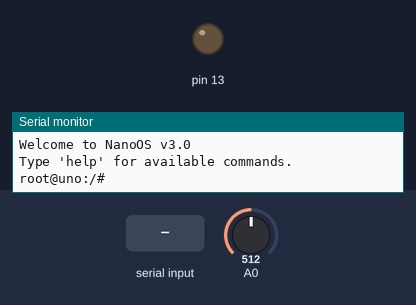
The sketch below on a simulated Arduino Uno, built with avr-gcc and run on an emulated ATmega328P. Parts: output pins drawn as LEDs (lit = HIGH), the last lines printed to the serial monitor. The inputs (shaded band) are chosen by the test bench; at power-on: A0 = 512.

Above: at 0.1 s.
At 1.2 s:
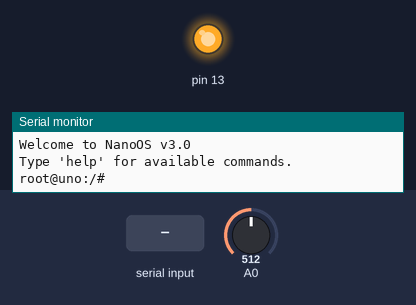
1.3 s: "kill\n" received over Serial
At 1.9 s:
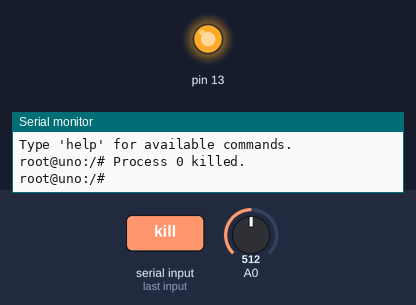
2.8 s: A0 set to 785
4.3 s: A0 set to 811
Timing chart, 0 to 7.3 s (numbered marks = the images above; inputs shaded):
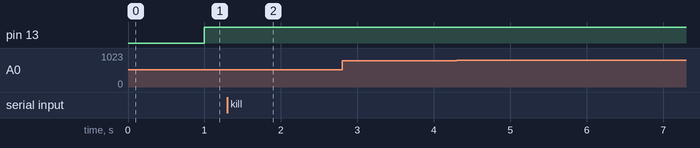

The sketch:

NanoOS_V3.0.ino
```cpp
/*
  NanoOS v3.0 - Advanced Shell & Process Control
  Arquitectura: Kernel Monolítico (Simulado)
*/

// --- 1. KERNEL & GESTIÓN DE MEMORIA ---

// Función mágica para calcular memoria RAM libre
int freeRam() {
  extern int __heap_start, *__brkval;
  int v;
  return (int) &v - (__brkval == 0 ? (int) &__heap_start : (int) __brkval);
}

struct Process {
  String name;              // Nombre del proceso
  void (*function)();       // Puntero a la función
  unsigned long interval;   // Intervalo de ejecución (ms)
  unsigned long lastRun;    // Última ejecución
  bool active;              // Estado (Running/Stopped)
};

const int MAX_PIDS = 3;
Process processTable[MAX_PIDS];

// --- 2. PROCESOS DEL SISTEMA (USER SPACE) ---

// PID 0: System Heartbeat (Led interno)
void proc_blink() {
  static bool s = false;
  s = !s;
  digitalWrite(13, s);
}

// PID 1: Logger (Simula un servicio de registro)
void proc_logger() {
  // Solo imprime un punto para no ensuciar, a menos que activemos verbose
  // Serial.print(".");
}

// PID 2: Sensor Watchdog (Simula lectura de datos)
void proc_sensor() {
  int val = analogRead(A0);
  if (val > 800) Serial.println("\n[ALERT] Sensor A0 alto!");
}

// --- 3. SHELL & COMANDOS (CLI) ---

void printPrompt() {
  Serial.print("root@uno:/# ");
}

// Ayuda para separar comando de argumentos
String getArg(String data, int index) {
  int found = 0;
  int strIndex[] = {0, -1};
  int maxIndex = data.length() - 1;

  for (int i = 0; i <= maxIndex && found <= index; i++) {
    if (data.charAt(i) == ' ' || i == maxIndex) {
      found++;
      strIndex[0] = strIndex[1] + 1;
      strIndex[1] = (i == maxIndex) ? i + 1 : i;
    }
  }
  return found > index ? data.substring(strIndex[0], strIndex[1]) : "";
}

void executeCommand(String input) {
  input.trim();
  String cmd = getArg(input, 0);
  String arg1 = getArg(input, 1);
  String arg2 = getArg(input, 2);

  if (cmd == "help") {
    Serial.println(F("--- NanoOS v3.0 Commands ---"));
    Serial.println(F(" ps         : Lista procesos (PID, Nombre, Estado)"));
    Serial.println(F(" kill [pid] : Detiene un proceso"));
    Serial.println(F(" start [pid]: Inicia un proceso"));
    Serial.println(F(" nice [pid] [ms] : Cambia intervalo de ejecucion"));
    Serial.println(F(" mem        : Muestra RAM libre"));
    Serial.println(F(" gpio [pin] [0/1]: Escribe en pin digital"));
    Serial.println(F(" adc [pin]  : Lee pin analogico (0-5)"));
    Serial.println(F(" reboot     : Reinicia el sistema"));
  }
  else if (cmd == "ps") {
    Serial.println(F("PID\tNAME\t\tINTERVAL\tSTATUS"));
    for (int i = 0; i < MAX_PIDS; i++) {
      Serial.print(i);
      Serial.print("\t");
      Serial.print(processTable[i].name);
      Serial.print("\t\t");
      Serial.print(processTable[i].interval);
      Serial.print("ms\t\t");
      Serial.println(processTable[i].active ? "RUNNING" : "STOPPED");
    }
  }
  else if (cmd == "kill") {
    int pid = arg1.toInt();
    if (pid >= 0 && pid < MAX_PIDS) {
      processTable[pid].active = false;
      Serial.println("Process " + String(pid) + " killed.");
    } else Serial.println("Error: PID invalido");
  }
  else if (cmd == "start") {
    int pid = arg1.toInt();
    if (pid >= 0 && pid < MAX_PIDS) {
      processTable[pid].active = true;
      Serial.println("Process " + String(pid) + " started.");
    } else Serial.println("Error: PID invalido");
  }
  else if (cmd == "nice") { // Cambiar prioridad/velocidad
    int pid = arg1.toInt();
    int interval = arg2.toInt();
    if (pid >= 0 && pid < MAX_PIDS && interval > 0) {
      processTable[pid].interval = interval;
      Serial.println("Priority changed for PID " + String(pid));
    }
  }
  else if (cmd == "mem") {
    Serial.print("Free RAM: ");
    Serial.print(freeRam());
    Serial.println(" bytes");
  }
  else if (cmd == "gpio") {
    int pin = arg1.toInt();
    int val = arg2.toInt();
    pinMode(pin, OUTPUT);
    digitalWrite(pin, val);
    Serial.println("GPIO " + String(pin) + " set to " + String(val));
  }
  else if (cmd == "adc") {
    int pin = arg1.toInt();
    int val = analogRead(pin);
    Serial.println("ADC A" + String(pin) + ": " + String(val));
  }
  else if (cmd == "reboot") {
    Serial.println("Rebooting...");
    delay(100);
    asm volatile ("jmp 0");
  }
  else {
    Serial.println("Command not found: " + cmd);
  }
  printPrompt();
}

// --- 4. INITIALIZATION ---

void setup() {
  Serial.begin(9600);
  pinMode(13, OUTPUT);

  // Inicializar tabla de procesos
  processTable[0] = {"Blinker", proc_blink, 1000, 0, true};
  processTable[1] = {"Logger ", proc_logger, 5000, 0, true};
  processTable[2] = {"Sensor ", proc_sensor, 2000, 0, true};

  Serial.println(F("\nWelcome to NanoOS v3.0"));
  Serial.println(F("Type 'help' for available commands."));
  printPrompt();
}

// --- 5. MAIN LOOP (SCHEDULER) ---

void loop() {
  unsigned long currentMillis = millis();

  // 1. Scheduler (Round Robin cooperativo)
  for (int i = 0; i < MAX_PIDS; i++) {
    if (processTable[i].active) {
      if (currentMillis - processTable[i].lastRun >= processTable[i].interval) {
        processTable[i].lastRun = currentMillis;
        processTable[i].function();
      }
    }
  }

  // 2. Shell Input
  if (Serial.available() > 0) {
    String input = Serial.readStringUntil('\n');
    if (input.length() > 0) {
      executeCommand(input);
    }
  }
}
```

Measured:
- after the input at 1.3 s, pin 13: stays HIGH (without the input it goes to LOW after 0.70 s)
- after the input at 2.8 s, every drawn part: stays the same
